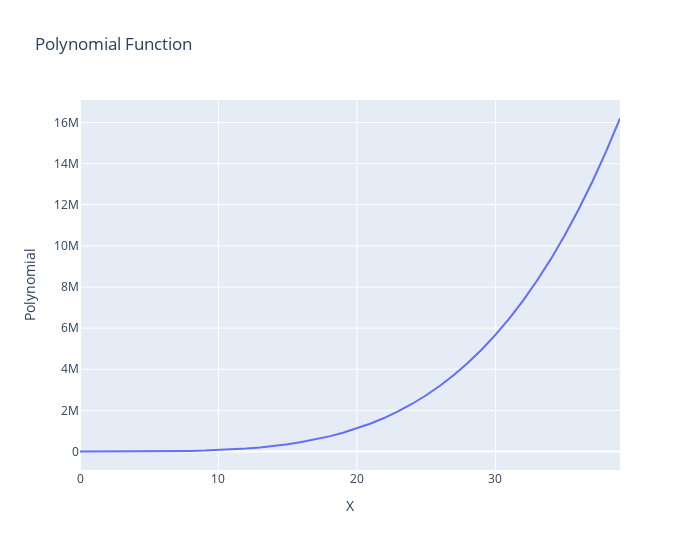

Notebook source saved alongside this figure:
### Code cell
fig = px.line(df, x="X", y="Polynomial",width=700, height=550, title='Polynomial Function')
fig.show()

### Figure 1 — Plotly figure (JSON) as saved in the notebook; plotly's stock layout.template omitted (floating-point values rounded to 4 significant figures)
{"data": [{"hovertemplate": "X=%{x}<br>Polynomial=%{y}<extra></extra>", "legendgroup": "", "line": {"color": "#636efa", "dash": "solid"}, "mode": "lines", "name": "", "orientation": "v", "showlegend": false, "type": "scatter", "x": [0, 1, 2, 3, 4, 5, 6, 7, 8, 9, 10, 11, 12, 13, 14, 15, 16, 17, 18, 19, 20, 21, 22, 23, 24, 25, 26, 27, 28, 29, 30, 31, 32, 33, 34, 35, 36, 37, 38, 39], "xaxis": "x", "y": [0, 7, 112, 567, 1792, 4375, 9072, 16807, 28672, 45927, 70000, 102487, 145152, 199927, 268912, 354375, 458752, 584647, 734832, 912247, 1120000, 1361367, 1639792, 1958887, 2322432, 2734375, 3198832, 3720087, 4302592, 4950967, 5670000, 6464647, 7340032, 8301447, 9354352, 10504375, 11757312, 13119127, 14595952, 16194087], "yaxis": "y"}], "layout": {"height": 550, "legend": {"tracegroupgap": 0}, "title": {"text": "Polynomial Function"}, "width": 700, "xaxis": {"anchor": "y", "autorange": true, "domain": [0, 1], "range": [0, 39], "title": {"text": "X"}, "type": "linear"}, "yaxis": {"anchor": "x", "autorange": true, "domain": [0, 1], "range": [-899700.0, 17090000.0], "title": {"text": "Polynomial"}, "type": "linear"}}}
